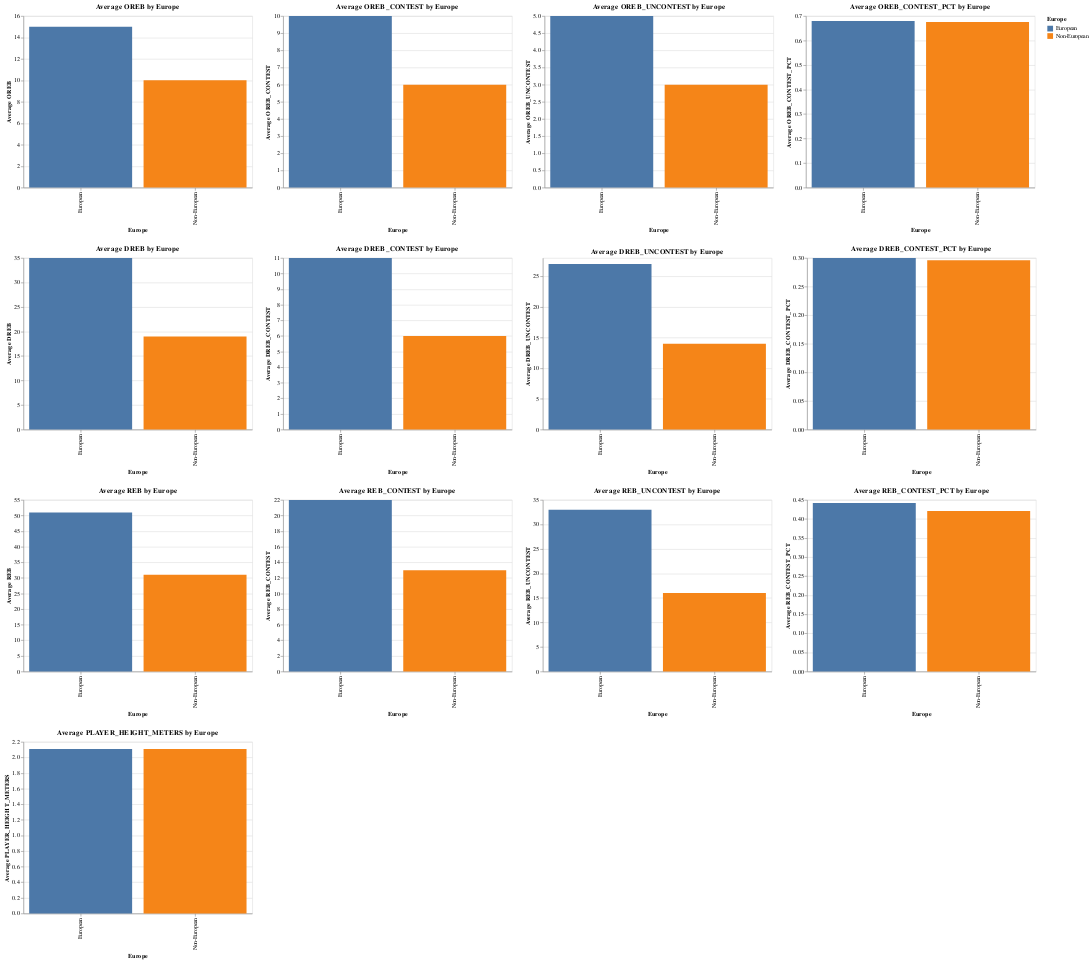

Write notebook code for a chart like this one.
### Code cell
# Checking for anomalies via comparing AVG metrics between Europeans and Non-Europeans:

import altair as alt
import pandas as pd
import altair_saver

# Add a new column to show whether European or Non-European
europe_C_reb['Europe'] = 'European'
non_europe_C_reb['Europe'] = 'Non-European'

# Combine both dataframes
combined_df = pd.concat([europe_C_reb, non_europe_C_reb])

# List of metrics to be plotted
metrics = ['OREB', 'OREB_CONTEST',	'OREB_UNCONTEST', 'OREB_CONTEST_PCT', 'DREB', 'DREB_CONTEST',	
           'DREB_UNCONTEST', 'DREB_CONTEST_PCT', 'REB' , 'REB_CONTEST',	'REB_UNCONTEST',
            'REB_CONTEST_PCT', 'PLAYER_HEIGHT_METERS']

# A list to save the plots 
charts = []

sampled_df = combined_df.sample(frac=0.5) 

# Für jede Metrik ein gruppiertes Balkendiagramm erstellen und die Diagramme in eine Liste speichern
for metric in metrics:
    chart = alt.Chart(sampled_df).mark_bar().encode(
        x=alt.X('Europe:N', title='Europe'),
        y=alt.Y(f'median({metric}):Q', title=f'Average {metric}'),
        color=alt.Color('Europe:N', legend=alt.Legend(title='Europe'))
    ).properties(
        title=f'Average {metric} by Europe',
        width=400,
        height=300
    )
    charts.append(chart)

# Diagramme in sechs Zeilen stapeln
alt_row = alt.vconcat(*[alt.hconcat(*charts[i:i+4]) for i in range(0, len(charts), 4)])

# Die Diagramme anzeigen
alt_row

### Figure 1 — Vega-Lite specification as saved in the notebook (floating-point values rounded to 4 significant figures; data arrays with more than 128 entries replaced by an {"elided": "..."} marker saying what was removed)
{"config": {"view": {"continuousWidth": 300, "continuousHeight": 300}}, "vconcat": [{"hconcat": [{"mark": {"type": "bar"}, "encoding": {"color": {"field": "Europe", "legend": {"title": "Europe"}, "type": "nominal"}, "x": {"field": "Europe", "title": "Europe", "type": "nominal"}, "y": {"aggregate": "median", "field": "OREB", "title": "Average OREB", "type": "quantitative"}}, "height": 300, "title": "Average OREB by Europe", "width": 400}, {"mark": {"type": "bar"}, "encoding": {"color": {"field": "Europe", "legend": {"title": "Europe"}, "type": "nominal"}, "x": {"field": "Europe", "title": "Europe", "type": "nominal"}, "y": {"aggregate": "median", "field": "OREB_CONTEST", "title": "Average OREB_CONTEST", "type": "quantitative"}}, "height": 300, "title": "Average OREB_CONTEST by Europe", "width": 400}, {"mark": {"type": "bar"}, "encoding": {"color": {"field": "Europe", "legend": {"title": "Europe"}, "type": "nominal"}, "x": {"field": "Europe", "title": "Europe", "type": "nominal"}, "y": {"aggregate": "median", "field": "OREB_UNCONTEST", "title": "Average OREB_UNCONTEST", "type": "quantitative"}}, "height": 300, "title": "Average OREB_UNCONTEST by Europe", "width": 400}, {"mark": {"type": "bar"}, "encoding": {"color": {"field": "Europe", "legend": {"title": "Europe"}, "type": "nominal"}, "x": {"field": "Europe", "title": "Europe", "type": "nominal"}, "y": {"aggregate": "median", "field": "OREB_CONTEST_PCT", "title": "Average OREB_CONTEST_PCT", "type": "quantitative"}}, "height": 300, "title": "Average OREB_CONTEST_PCT by Europe", "width": 400}]}, {"hconcat": [{"mark": {"type": "bar"}, "encoding": {"color": {"field": "Europe", "legend": {"title": "Europe"}, "type": "nominal"}, "x": {"field": "Europe", "title": "Europe", "type": "nominal"}, "y": {"aggregate": "median", "field": "DREB", "title": "Average DREB", "type": "quantitative"}}, "height": 300, "title": "Average DREB by Europe", "width": 400}, {"mark": {"type": "bar"}, "encoding": {"color": {"field": "Europe", "legend": {"title": "Europe"}, "type": "nominal"}, "x": {"field": "Europe", "title": "Europe", "type": "nominal"}, "y": {"aggregate": "median", "field": "DREB_CONTEST", "title": "Average DREB_CONTEST", "type": "quantitative"}}, "height": 300, "title": "Average DREB_CONTEST by Europe", "width": 400}, {"mark": {"type": "bar"}, "encoding": {"color": {"field": "Europe", "legend": {"title": "Europe"}, "type": "nominal"}, "x": {"field": "Europe", "title": "Europe", "type": "nominal"}, "y": {"aggregate": "median", "field": "DREB_UNCONTEST", "title": "Average DREB_UNCONTEST", "type": "quantitative"}}, "height": 300, "title": "Average DREB_UNCONTEST by Europe", "width": 400}, {"mark": {"type": "bar"}, "encoding": {"color": {"field": "Europe", "legend": {"title": "Europe"}, "type": "nominal"}, "x": {"field": "Europe", "title": "Europe", "type": "nominal"}, "y": {"aggregate": "median", "field": "DREB_CONTEST_PCT", "title": "Average DREB_CONTEST_PCT", "type": "quantitative"}}, "height": 300, "title": "Average DREB_CONTEST_PCT by Europe", "width": 400}]}, {"hconcat": [{"mark": {"type": "bar"}, "encoding": {"color": {"field": "Europe", "legend": {"title": "Europe"}, "type": "nominal"}, "x": {"field": "Europe", "title": "Europe", "type": "nominal"}, "y": {"aggregate": "median", "field": "REB", "title": "Average REB", "type": "quantitative"}}, "height": 300, "title": "Average REB by Europe", "width": 400}, {"mark": {"type": "bar"}, "encoding": {"color": {"field": "Europe", "legend": {"title": "Europe"}, "type": "nominal"}, "x": {"field": "Europe", "title": "Europe", "type": "nominal"}, "y": {"aggregate": "median", "field": "REB_CONTEST", "title": "Average REB_CONTEST", "type": "quantitative"}}, "height": 300, "title": "Average REB_CONTEST by Europe", "width": 400}, {"mark": {"type": "bar"}, "encoding": {"color": {"field": "Europe", "legend": {"title": "Europe"}, "type": "nominal"}, "x": {"field": "Europe", "title": "Europe", "type": "nominal"}, "y": {"aggregate": "median", "field": "REB_UNCONTEST", "title": "Average REB_UNCONTEST", "type": "quantitative"}}, "height": 300, "title": "Average REB_UNCONTEST by Europe", "width": 400}, {"mark": {"type": "bar"}, "encoding": {"color": {"field": "Europe", "legend": {"title": "Europe"}, "type": "nominal"}, "x": {"field": "Europe", "title": "Europe", "type": "nominal"}, "y": {"aggregate": "median", "field": "REB_CONTEST_PCT", "title": "Average REB_CONTEST_PCT", "type": "quantitative"}}, "height": 300, "title": "Average REB_CONTEST_PCT by Europe", "width": 400}]}, {"hconcat": [{"mark": {"type": "bar"}, "encoding": {"color": {"field": "Europe", "legend": {"title": "Europe"}, "type": "nominal"}, "x": {"field": "Europe", "title": "Europe", "type": "nominal"}, "y": {"aggregate": "median", "field": "PLAYER_HEIGHT_METERS", "title": "Average PLAYER_HEIGHT_METERS", "type": "quantitative"}}, "height": 300, "title": "Average PLAYER_HEIGHT_METERS by Europe", "width": 400}]}], "data": {"name": "data-01d4883ef358486dfa8dfc15aba2c0a1"}, "$schema": "https://vega.github.io/schema/vega-lite/v5.8.0.json", "datasets": {"data-01d4883ef358486dfa8dfc15aba2c0a1": {"elided": "154 records"}}}
